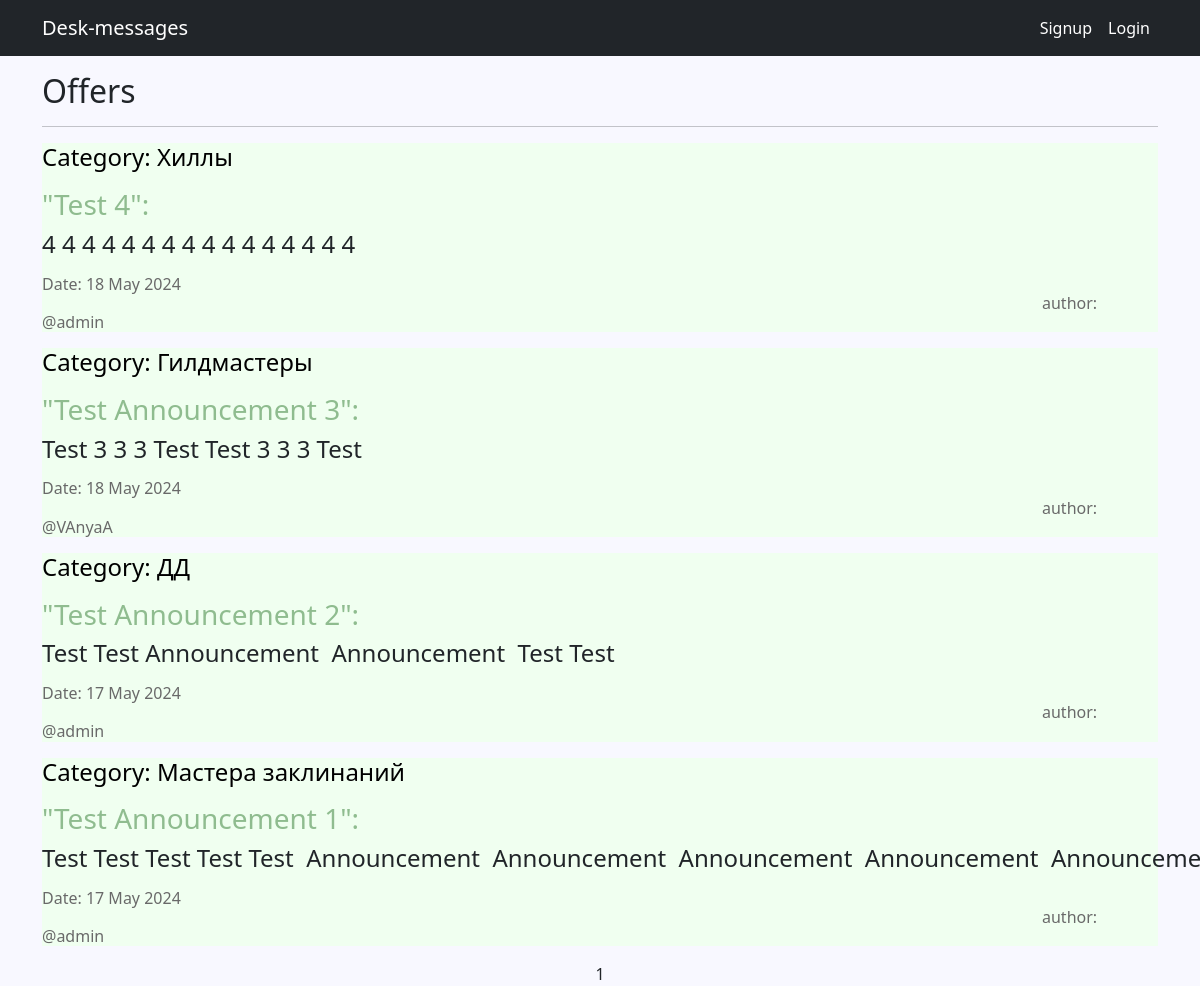
The app's page /, older data.
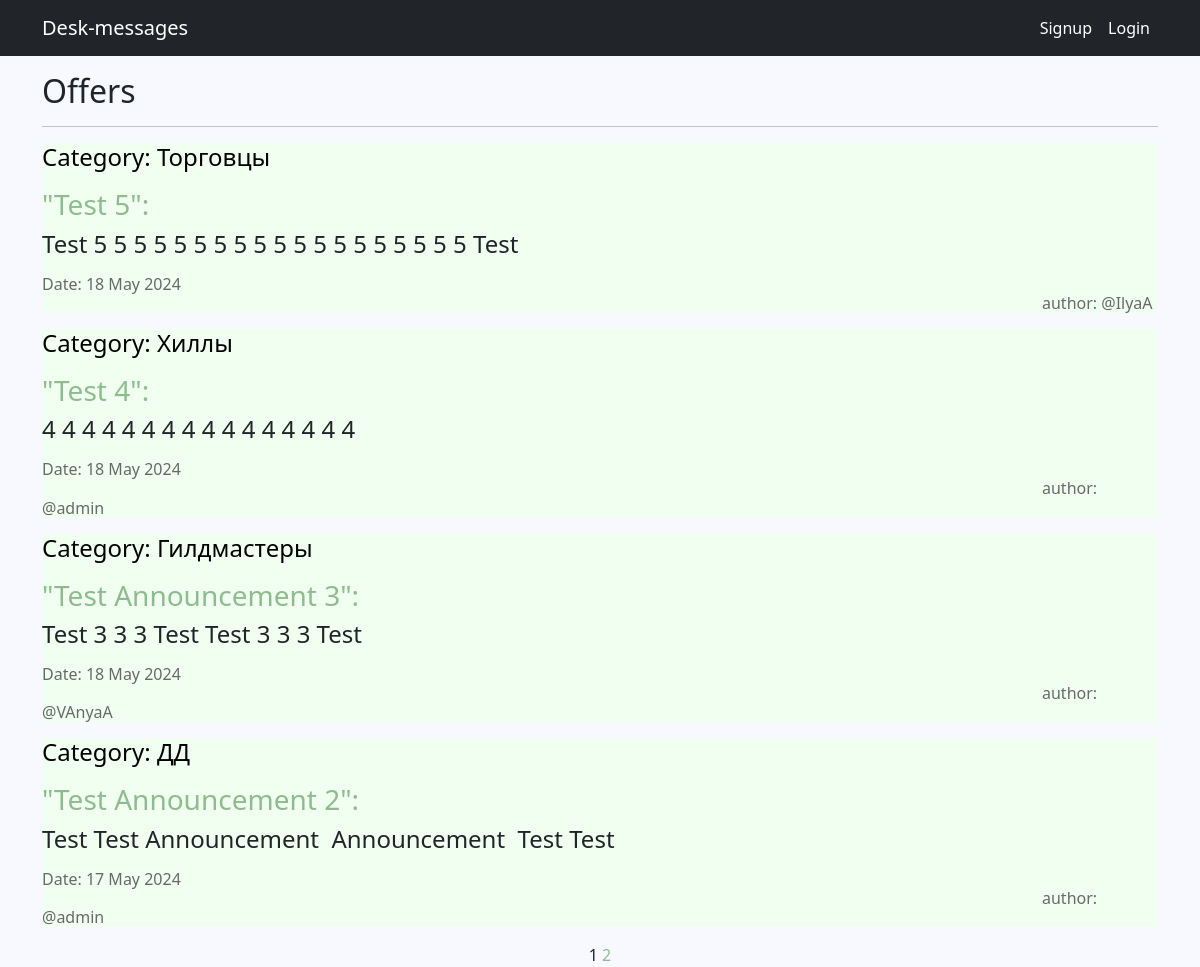
The same page, newer data.
### announcements/models.py (models this page shows, shortened)
class Announcement(models.Model):
    time_in = models.DateTimeField(auto_now_add=True)
    title = models.CharField(max_length=115)
    announcement_text = RichTextUploadingField()
    author = models.ForeignKey(Author, on_delete=models.CASCADE, related_name='announcements')
    category = models.ForeignKey(Category, on_delete=models.CASCADE, related_name='announcements')

class Category(models.Model):
    tanks = "TA"
    healths = "HE"
    dd = "DD"
    merchants = "ME"
    guild_masters = "GM"
    quests_givers = "QG"
    blacksmiths = "BS"
    tanners = "TN"
    potion_makers = "PM"
    spell_masters = "SM"
    POSITIONS = [
        (tanks, "Танки"),
        (healths, "Хиллы"),
        (dd, "ДД"),
        (merchants, "Торговцы"),
        (guild_masters, "Гилдмастеры"),
        (quests_givers, "Квестгиверы"),
        (blacksmiths, "Кузнецы"),
        (tanners, "Кожевники"),
        (potion_makers, "Зельевары"),
        (spell_masters, "Мастера заклинаний"),
    ]
    category_name = models.CharField(max_length=2,
                                     choices=POSITIONS,
                                     unique=True,
                                     default=tanks)
    def __str__(self):
        return self.get_category_name_display()

class Author(models.Model):
    author_name = models.OneToOneField(User, on_delete=models.CASCADE)
    def __str__(self):
        return self.author_name.username

### announcements/views.py (the view)
# urls.py: path('', AnnouncementList.as_view(), name='announcement_list'),
class AnnouncementList(ListView):
    model = Announcement
    ordering = '-time_in'
    template_name = 'announcements/list.html'
    context_object_name = 'announcements'
    paginate_by = 4

### announcements/templatetags/custom_tags.py (called while the page is built)
@register.simple_tag(takes_context=True)
def url_replace(context, **kwargs):
    d = context['request'].GET.copy()
    for k, v in kwargs.items():
        d[k] = v
    return d.urlencode()

### templates/announcements/list.html (shortened to what this page needs)
{% extends 'default.html' %}
{% load custom_tags %}
{% block content %}
    <h2 style="text-align: left;">
        Offers
    </h2>
    <hr/>
    {% if announcements %}
        {% for announcement in announcements %}
            <div align="left" style="background-color: #F0FFF0">
                <h4 style="color: #000000">
                    Category: {{ announcement.category }}
                </h4>
                <h3>
                    <a href="{% url 'announcement_detail' pk=announcement.id %}">"{{ announcement.title }}":</a>
                </h3>
                <h4>
                    {{announcement.announcement_text|safe }}
                </h4>
                <h6 style="text-align: left; color: #696969" >
                    Date: {{ announcement.time_in|date:'d M Y' }} <span style='padding-left:1000px;'> author: @{{ announcement.author }} </span>
                </h6>
            </div>
        {% endfor %}
    {% else %}
        <h3>No announcements</h3>
    {% endif %}
    {{ page_obj.number }}
    {% if page_obj.has_next %}
        <a href="?{% url_replace page=page_obj.next_page_number %}">{{ page_obj.next_page_number }}</a>
    {% endif %}
{% endblock content %}

Row changes from the older to the newer data that the page shows:
no longer on this page (row unchanged): Announcement: category "Мастера заклинаний", title "Test Announcement 1", announcement_text "Test Test Test Test Test Announcement Announcement Announcement Announcement…", time_in "17 May 2024", author "admin"
added Announcement: category "Торговцы", title "Test 5", announcement_text "Test 5 5 5 5 5 5 5 5 5 5 5 5 5 5 5 5 5 5 5 Test", time_in "18 May 2024", author "IlyaA"
Text that changed along with them:
{{ page_obj.next_page_number }}: (not shown) → "2"
